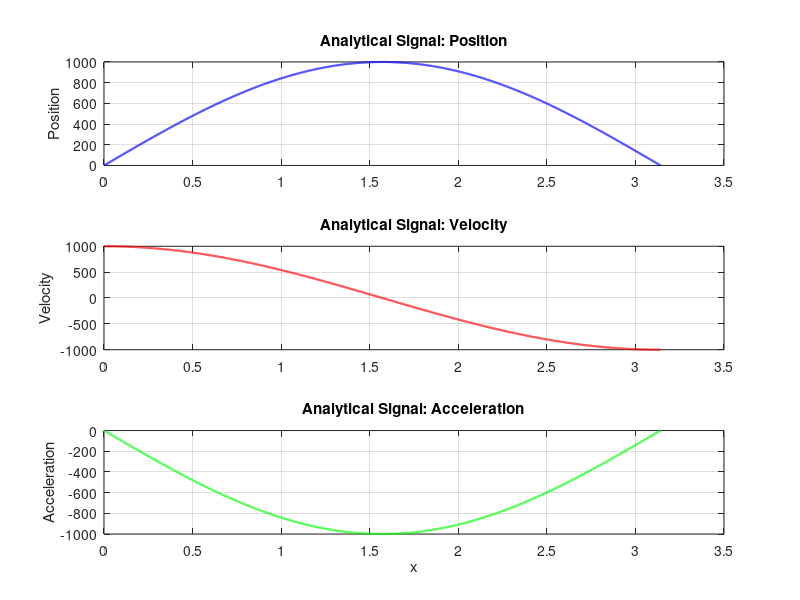

The MATLAB source for this figure: (Note: this script raises an error after producing the figure.)
clear all; close all; clc;

addpath('../base_unit');
addpath('../functions/attitude');

N           = 5000;
x           = linspace(0, pi, N);
truth_pos   =  1000*sin(x);
truth_vel   =  1000*cos(x);
truth_acc   = -1000*sin(x);

noise_pos   =   0.01 * randn(1,5000);
noise_vel   =  22.5  * randn(1,5000);
noise_acc   = 377    * randn(1,5000);
mea_pos_tru = truth_pos + noise_pos ; 
mea_vel_tru = truth_vel + noise_vel ; 
mea_acc_tru = truth_acc + noise_acc ; 

mean(mea_vel_tru - truth_vel)
mean(mea_acc_tru - truth_acc)
std (mea_vel_tru - truth_vel)
std (mea_acc_tru - truth_acc)

mea_vel_fd          = zeros(size(mea_pos_tru));
mea_acc_fd          = zeros(size(mea_pos_tru));
mea_vel_fd(1,2:end) = diff(mea_pos_tru) / mean(diff(x)); 
mea_vel_fd(1,1)     = mea_vel_fd(1,2);
mea_acc_fd(1,2:end) = diff(mea_vel_fd ) / mean(diff(x)); 
mea_acc_fd(1,1)     = mea_acc_fd(1,2);

mean(mea_vel_fd - truth_vel)
mean(mea_acc_fd - truth_acc)
std (mea_vel_fd - truth_vel)
std (mea_acc_fd - truth_acc)

%%
figure;

subplot(3,1,1);
plot(x, truth_pos, 'b', 'LineWidth', 1.5);
grid on
ylabel('Position');
title('Analytical Signal: Position');

subplot(3,1,2);
plot(x, truth_vel, 'r', 'LineWidth', 1.5);
grid on
ylabel('Velocity');
title('Analytical Signal: Velocity');

subplot(3,1,3);
plot(x, truth_acc, 'g', 'LineWidth', 1.5);
grid on
ylabel('Acceleration');
xlabel('x');
title('Analytical Signal: Acceleration');

sgtitle('Truth Position, Velocity, and Acceleration of sin(x)');

%%
figure;

subplot(3,1,1);
plot(x, mea_pos_tru, 'b', 'LineWidth', 1.5);
grid on
ylabel('Position');

subplot(3,1,2);
plot(x, mea_vel_tru, 'r', 'LineWidth', 1.5);
grid on
ylabel('Velocity');

subplot(3,1,3);
plot(x, mea_acc_tru, 'g', 'LineWidth', 1.5);
grid on
ylabel('Acceleration');
xlabel('x');

sgtitle('Truth Measured Position, Velocity, and Acceleration of sin(x)');

%%
figure;

subplot(3,1,1);
plot(x, mea_pos_tru, 'b', 'LineWidth', 1.5);
grid on
ylabel('Position');

subplot(3,1,2);
plot(x, mea_vel_fd , 'r', 'LineWidth', 1.5);
grid on
ylabel('Velocity');

subplot(3,1,3);
plot(x, mea_acc_fd , 'g', 'LineWidth', 1.5);
grid on
ylabel('Acceleration');
xlabel('x');

sgtitle('Truth Measured Position, Finite-Difference Velocity, and Acceleration of sin(x)');
